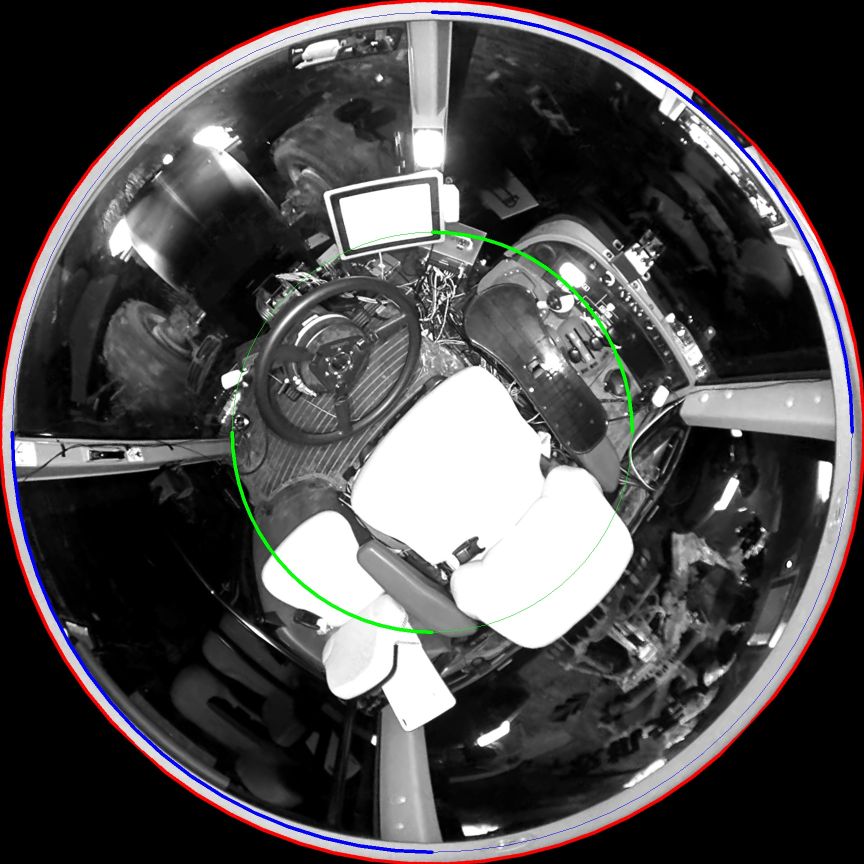
#> input picture 1.jpg, 1728 x 1728 px, given as the content of the folder ./data, which was not available (shown at 1/2 size)
$ python process.py
#> lines starting #> are read from the running program, lines starting #| are printed output that depends on the picture; after the words box and inside, x2 and y2 are one past the last pixel; in counts of white or black regions, pixels touching at a corner belong together; pictures that were not available may be replaced by others from this repository, and a replacement may not be noted
#> in improcess, img is the input picture: shape (1728, 1728, 3); mean B, G, R 75.7, 74.8, 77
import os
import cv2
import numpy as np
import math
import time

videofile='../source.mp4'
imfile='./data'

def video2pic(path):
    capture=cv2.VideoCapture(path)
    fcount=0
    if capture.isOpened():
        rval,frame=capture.read()
    else:
        rval=False
    while rval:
        rval,frame=capture.read()
        if rval:
            cv2.imwrite('./data/'+str(fcount).zfill(6)+'.jpg',frame)
            fcount+=1
            #cv2.waitKey(1)
    capture.release()

#@output_width @output_height @inner_radius @outer_redius @center_x, @center_y
def buildMap(Wd,Hd,R1,R2,Cx,Cy):
    map_x = np.zeros((Hd,Wd),np.float32)
    map_y = np.zeros((Hd,Wd),np.float32)
    for y in range(0,int(Hd-1)):
        for x in range(0,int(Wd-1)):
            r = (float(y)/float(Hd))*(R2-R1)+R1
            theta = (float(x)/float(Wd))*2.0*np.pi
            xS = Cx+r*np.sin(theta)
            yS = Cy+r*np.cos(theta)
            map_x.itemset((y,x),int(xS))
            map_y.itemset((y,x),int(yS))
    return map_x, map_y

def getCircle(img):
    w,h,c=img.shape #1728,1728,3
#> w = 1728; h = 1728; c = 3
    print(w,h,c)
#| 1728 1728 3
    center=(int(w/2),int(w/2))#[864,864]
#> center = (864, 864)
    r=int(w/2) #864
#> r = 864
    outer=int(w/2)-24# 840
#> outer = 840
    inner=400
    #gray=cv2.cvtColor(img,cv2.COLOR_BGR2GRAY)
    img=cv2.circle(img,center,radius=r,color=(0,0,255),thickness=5,lineType=8,shift=0)# circle
#> img: shape (1728, 1728, 3); 1.22% of pixels changed, all inside (x1, y1, x2, y2) = (0, 0, 1728, 1728)
    matrix=cv2.getRotationMatrix2D(center,47,1) #counter-clockwise rotate for 45
    img = cv2.warpAffine(img,matrix,(w,h))
    delta=0 #init degree
    #outer
    for i in range(0,4):
        img=cv2.ellipse(img,center,(outer,outer),angle=-delta,startAngle=0,endAngle=90,color=(255,0,0),thickness=5*(i%2),lineType=8,shift=0)
        delta+=90
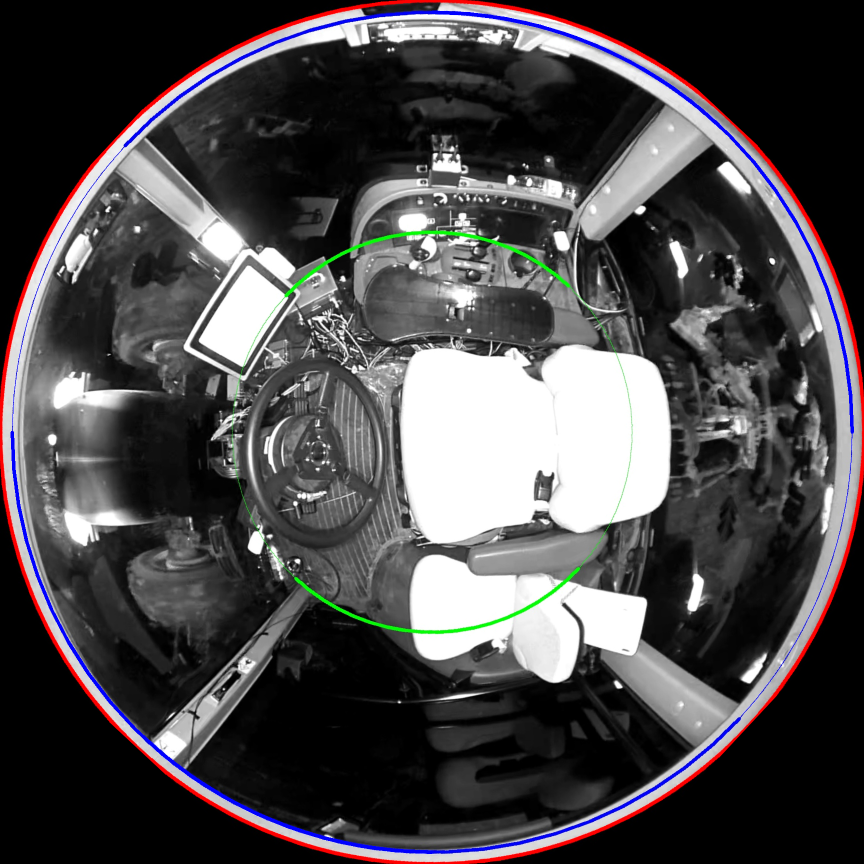
#> img: shape (1728, 1728, 3) (shown at 1/2 size); mean B, G, R 75.8, 74, 76.6
#> after the loop, delta = 360
    #inner
    for i in range(0,4):
        img=cv2.ellipse(img,center,(inner,inner),angle=-delta,startAngle=0,endAngle=90,color=(0,255,0),thickness=5*(i%2),lineType=8,shift=0)
        delta+=90
#> this loop made 4 passes
#> delta on passes 1 to 4: 450, 540, 630, 720
#> pass 2, in getCircle, `img=cv2.ellipse(img,center,(inner,inner),angle=-delta,startAngle=0,end..`:
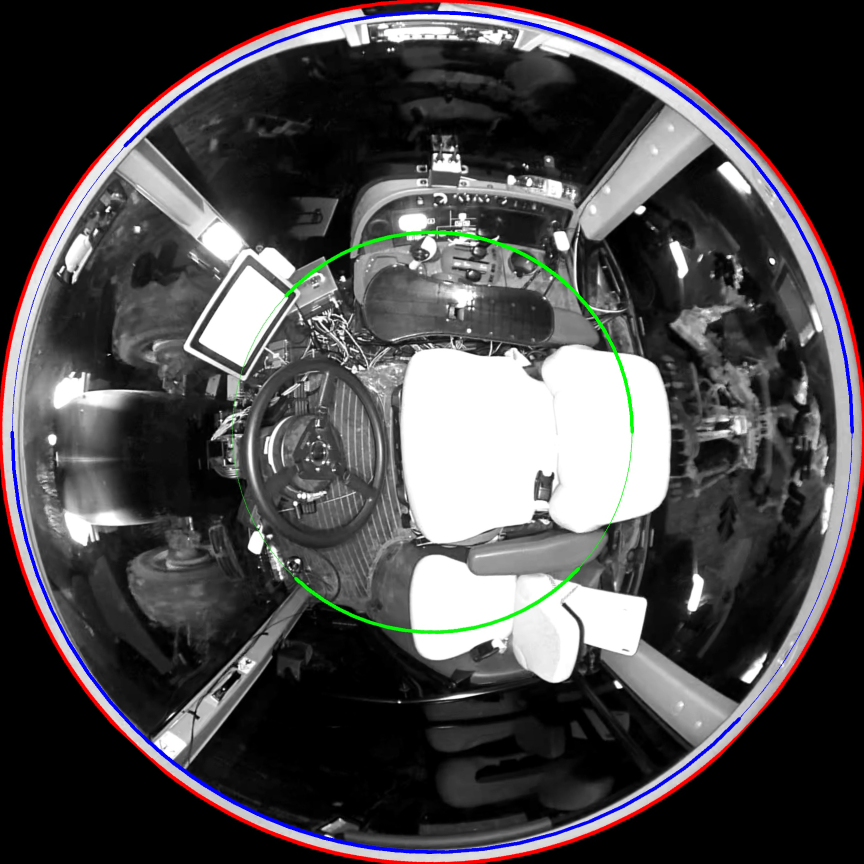
#> img: shape (1728, 1728, 3) (shown at 1/2 size); mean B, G, R 75.7, 74.1, 76.4
#> after the loop:
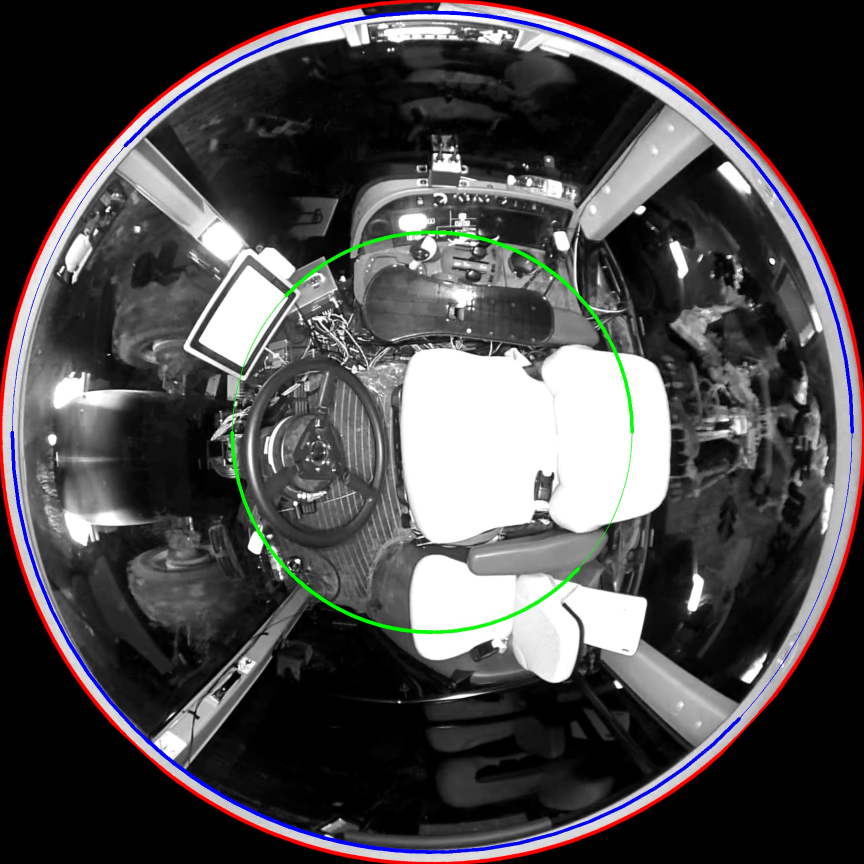
#> img: shape (1728, 1728, 3) (shown at 1/2 size); mean B, G, R 75.6, 74.2, 76.3
#> after the loop, delta = 720
    #out=single_fisheye(img,center,outer,inner)
    t1=time.time()
    out=dewarpper(img,center,inner,outer)
    print(time.time()-t1)
    img=cv2.resize(img,(int(w*0.5),int(h*0.5)))
    out=cv2.resize(out,(int(out.shape[1]*0.5),int(out.shape[0]*0.5)))
    cv2.imshow("circle",img)
    cv2.imshow("out",out)
    cv2.waitKey()

def unwarp(img,xmap,ymap):
    output = cv2.remap(img,xmap,ymap,cv2.INTER_LINEAR)
    return output

def dewarpper(img,center,inner,outer):
#> called with center = (864, 864), inner = 400, outer = 840
    R1=inner #inner radius
    R2=outer #outer radius
#> R2 = 840
    Wd=int(2.0*(R1+R2)/2*np.pi)
#> Wd = 3895
    Hd=R2-R1
#> Hd = 440
    Ws,Hs,_=img.shape
#> Ws = 1728; Hs = 1728
    t1=time.time()
    xmap,ymap = buildMap(Wd,Hd,R1,R2,center[0],center[1])
#> after the loop in buildMap, `for y in range(0,int(Hd-1)):`:
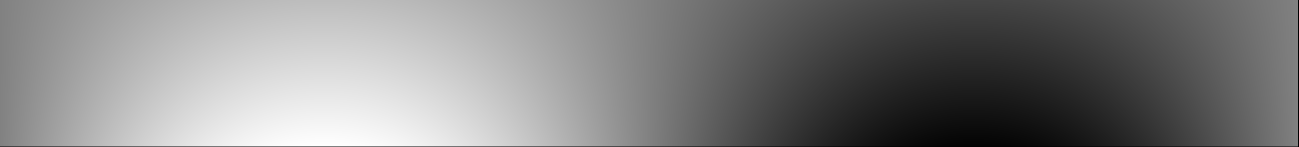
#> map_x: shape (440, 3895) float32 (shown at 1/3 size); min 0, max 1701, mean 861.3; drawn with min black and max white
#> after the loop in buildMap, `for y in range(0,int(Hd-1)):`:
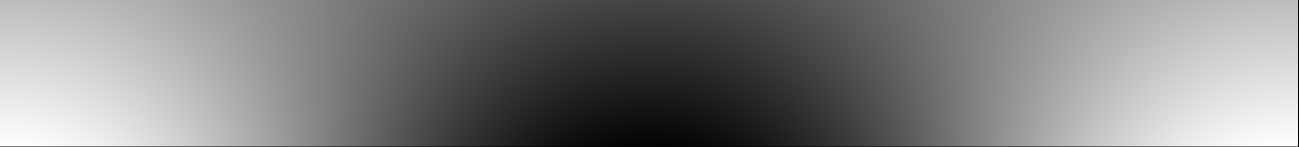
#> map_y: shape (440, 3895) float32 (shown at 1/3 size); min 0, max 1702, mean 861.2; drawn with min black and max white
    print("build map:", time.time()-t1)
    result = unwarp(img,xmap,ymap)
#> in unwarp, `output = cv2.remap(img,xmap,ymap,cv2.INTER_LINEAR)`:
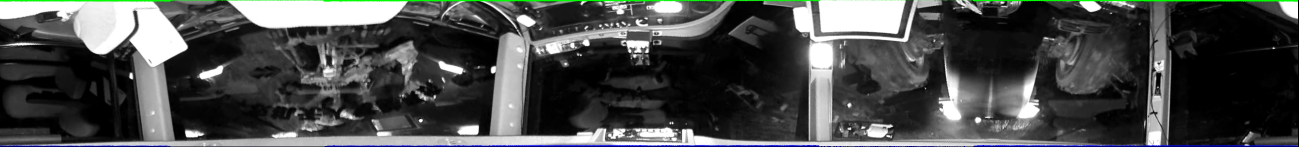
#> output: shape (440, 3895, 3) (shown at 1/3 size); mean B, G, R 74.1, 74.7, 72.9
    return result

def improcess(path):
    imlist=os.listdir(path)
    for im in imlist:
        #print(os.path.join(path,im))
        img=cv2.imread(os.path.join(path,im))
        getCircle(img)
#> in getCircle, `out=cv2.resize(out,(int(out.shape[1]*0.5),int(out.shape[0]*0.5)))`:
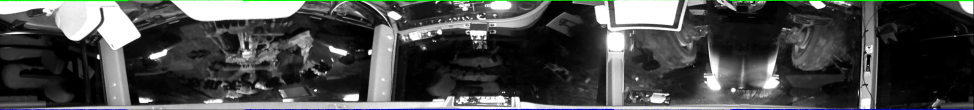
#> out: shape (220, 1947, 3) (shown at 1/2 size); mean B, G, R 74.1, 74.7, 72.9
        #cv2.imshow("source",img)
        #cv2.waitKey()
    #cv2.destroyAllWindows()

if __name__ == '__main__':
    #video2pic(videofile)
    improcess(imfile)
